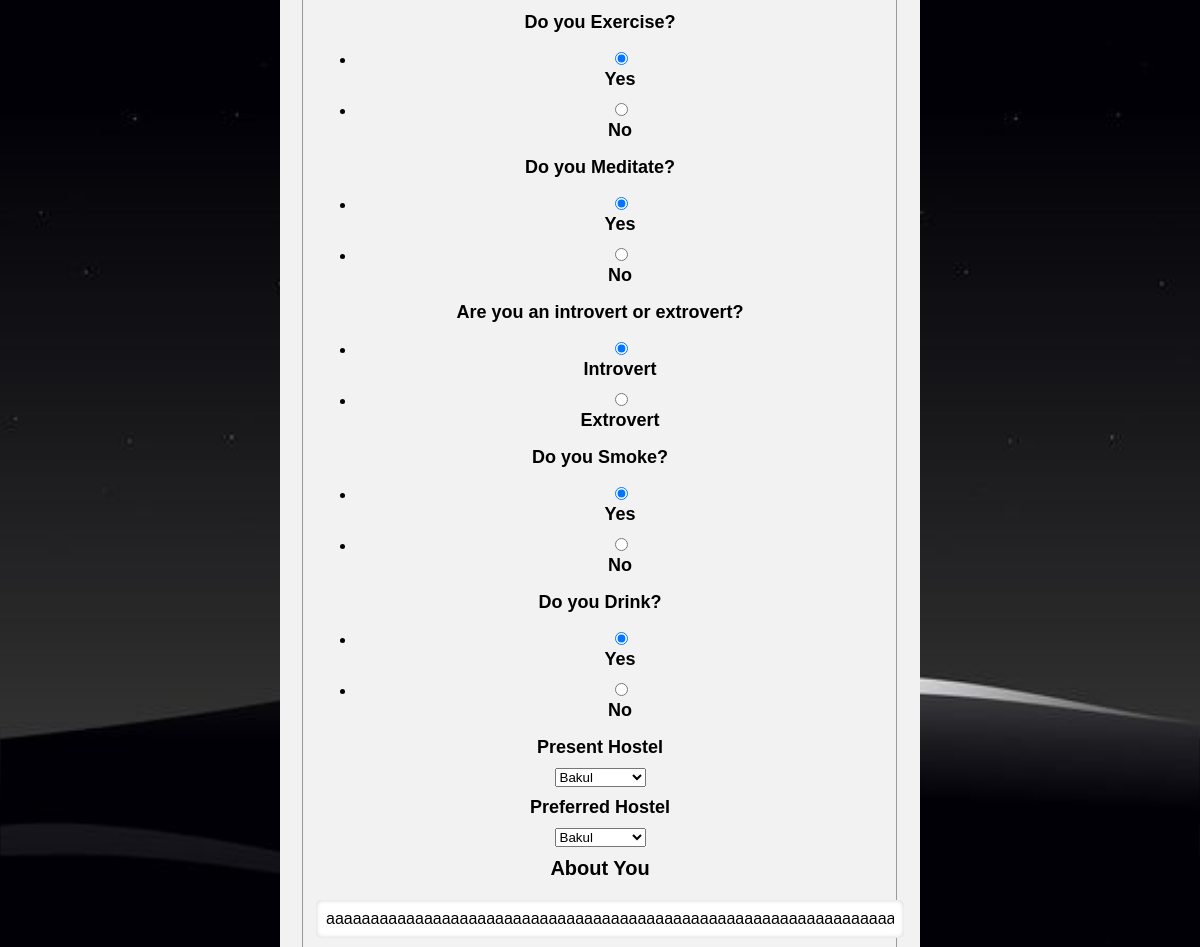
Before: /update (signed in, middle part) with the older database file.
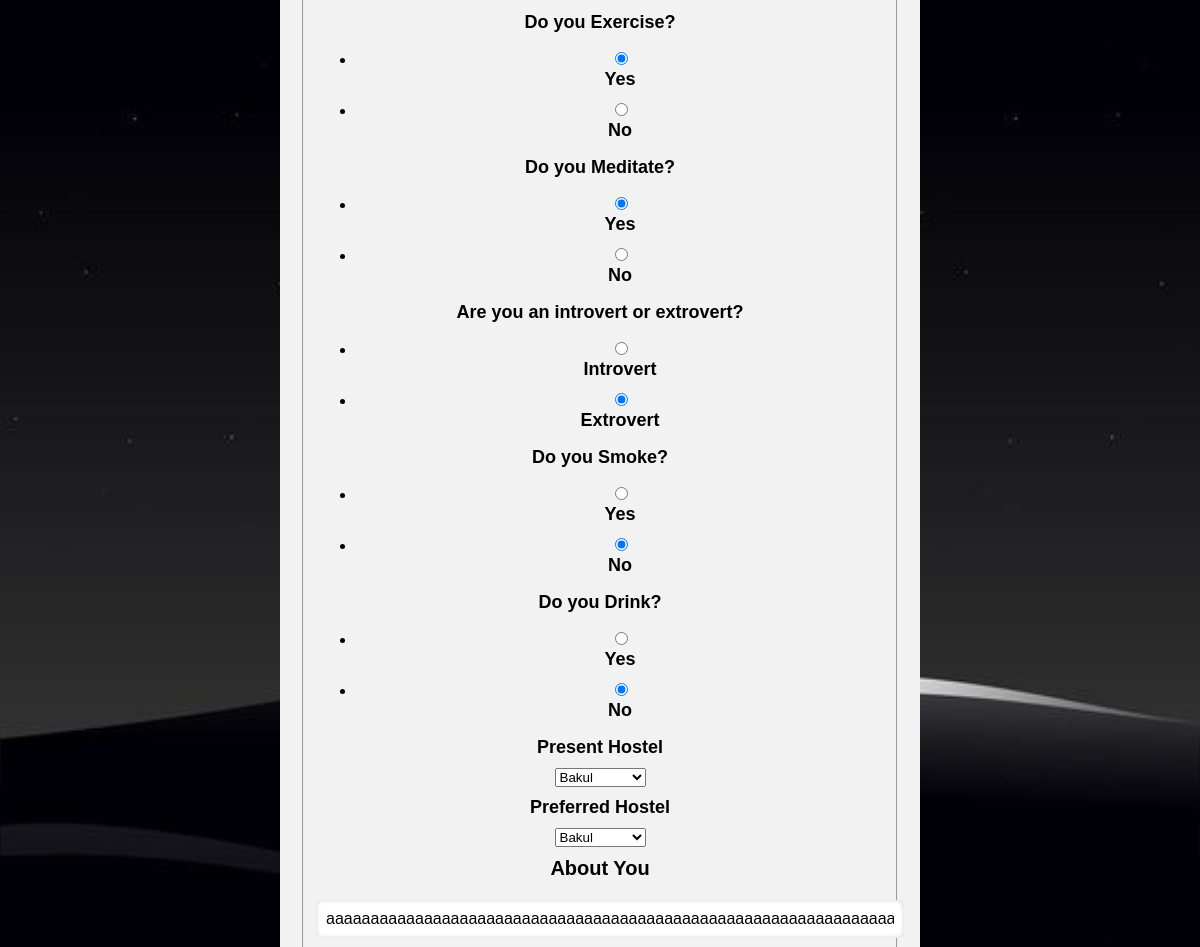
After: the same page with the newer database file.
### app.py (models this page shows, shortened)
class User(db.Model, UserMixin):
    id = db.Column(db.Integer, primary_key=True)
    name = db.Column(db.String(50), nullable=False)
    username = db.Column(db.String(20), unique=True, nullable=False)
    email = db.Column(db.String(120), unique=True, nullable=False)
    year = db.Column(db.String(3), nullable=False)
    course = db.Column(db.String(3), nullable=False)
    gender = db.Column(db.String(1), nullable=False)
    profile_photo = db.Column(db.String(20), nullable=False, default='default.jpg')
    have_breakfast = db.Column(db.String(1), nullable=False)
    exercise = db.Column(db.String(1), nullable=False)
    meditate = db.Column(db.String(1), nullable=False)
    intro_extro = db.Column(db.String(9), nullable=False)
    smoke = db.Column(db.String(1), nullable=False)
    drink = db.Column(db.String(1), nullable=False)
    present_hostel = db.Column(db.String(5), nullable=False)
    preferred_hostel = db.Column(db.String(5), nullable=False)
    password = db.Column(db.String(60), nullable=False)
    date_time = db.Column(db.DateTime, nullable=False, default=datetime.utcnow)
    content = db.Column(db.Text, nullable=False)
    roommate_pref1 = db.Column(db.Integer, nullable=False, default=-1)
    roommate_pref2 = db.Column(db.Integer, nullable=False, default=-1)
    roommate_pref3 = db.Column(db.Integer, nullable=False, default=-1)

### app.py (the view)
@app.route('/update', methods=['GET', 'POST'])
def update():
    form = UpdateForm()
    if form.validate_on_submit():
        if form.profile_photo.data:
            picture_file = save_profile_picture(form.profile_photo.data)
            current_user.profile_photo = picture_file
        current_user.name = form.name.data
        current_user.username = form.username.data
        current_user.email = form.email.data
        current_user.year = form.year.data
        current_user.course = form.course.data
        current_user.have_breakfast = form.have_breakfast.data
        current_user.exercise = form.exercise.data
        current_user.meditate = form.meditate.data
        current_user.intro_extro = form.intro_extro.data
        current_user.smoke = form.smoke.data
        current_user.drink = form.drink.data
        current_user.present_hostel = form.present_hostel.data
        current_user.preferred_hotel = form.preferred_hostel.data
        current_user.content = form.content.data
        db.session.commit()
        flash('Account Info successfully updated!', 'success')
        return redirect(url_for('user_info'))
    elif request.method == 'GET':
        form.name.data = current_user.name
        form.username.data = current_user.username
        form.email.data = current_user.email
        form.year.data = current_user.year
        form.course.data = current_user.course
        form.have_breakfast.data = current_user.have_breakfast
        form.exercise.data = current_user.exercise
        form.meditate.data = current_user.meditate
        form.intro_extro.data = current_user.intro_extro
        form.smoke.data = current_user.smoke
        form.drink.data = current_user.drink
        form.present_hostel.data = current_user.present_hostel
        form.preferred_hostel.data = current_user.preferred_hostel
        form.content.data = current_user.content
    image_file = current_user.profile_photo
    print(form.errors)
    return render_template('Forms/update.html', form=form, image_file=image_file)

### app.py (called while the page is built)
@login_manager.user_loader
def load_user(user_id):
    return User.query.get(int(user_id))

### templates/Forms/update.html (shortened to what the changed rows need)
{% extends "Layouts/form-layout.html" %}
{% block css %}
<link rel="stylesheet" type="text/css" href="{{ url_for('static', filename='CSS/signin.css') }}">
<link rel="stylesheet" type="text/css" href="{{ url_for('static', filename='CSS/index.css') }}">
<link rel="stylesheet" type="text/css" href="{{ url_for('static', filename='CSS/header-footer.css') }}">
<link rel="stylesheet" type="text/css" href="{{ url_for('static', filename='CSS/signup.css') }}">
{% endblock css %}
{% block content %}
    <div class="form-container">
        <form action="" method="POST" enctype="multipart/form-data">
            <fieldset>
                <div class="form-group">
                    {% if form.exercise.errors %}
                        {{ form.exercise(class="exercise-radio is-invalid") }}
                        <div class="invalid-feedback">
                            {% for error in form.exercise.errors %}
                                <span>{{ error }}</span>
                            {% endfor %}
                        </div>
                    {% else %}
                        {{ form.exercise(class="exercise-radio") }}
                    {% endif %}
                </div>
                <div class="form-group">
                    {% if form.meditate.errors %}
                        {{ form.meditate(class="meditate-radio is-invalid") }}
                        <div class="invalid-feedback">
                            {% for error in form.meditate.errors %}
                                <span>{{ error }}</span>
                            {% endfor %}
                        </div>
                    {% else %}
                        {{ form.meditate(class="meditate-radio") }}
                    {% endif %}
                </div>
                <div class="form-group">
                    {% if form.intro_extro.errors %}
                        {{ form.intro_extro(class="intro_extro-radio is-invalid") }}
                        <div class="invalid-feedback">
                            {% for error in form.intro-extro.errors %}
                                <span>{{ error }}</span>
                            {% endfor %}
                        </div>
                    {% else %}
                        {{ form.intro_extro(class="intro-extro-radio") }}
                    {% endif %}
                </div>
                <div class="form-group">
                    {% if form.smoke.errors %}
                        {{ form.smoke(class="smoke-radio is-invalid") }}
                        <div class="invalid-feedback">
                            {% for error in form.smoke.errors %}
                                <span>{{ error }}</span>
                            {% endfor %}
                        </div>
                    {% else %}
                        {{ form.smoke(class="smoke-radio") }}
                    {% endif %}
                </div>
                <div class="form-group">
                    {% if form.drink.errors %}
                        {{ form.drink(class="drink-radio is-invalid") }}
                        <div class="invalid-feedback">
                            {% for error in form.drink.errors %}
                                <span>{{ error }}</span>
                            {% endfor %}
                        </div>
                    {% else %}
                        {{ form.drink(class="drink-radio") }}
                    {% endif %}
                </div>
                <div class="form-group">
                    {{ form.present_hostel.label(class="present-hostel-dropdown") }}
                    {% if form.present_hostel.errors %}
                        {{ form.present_hostel(class="present_hostel-dropdown is-invalid") }}
                        <div class="invalid-feedback">
                            {% for error in form.present-hostel.errors %}
                                <span>{{ error }}</span>
                            {% endfor %}
                        </div>
                    {% else %}
                        {{ form.present_hostel(class="present-hostel-dropdown") }}
                    {% endif %}
                </div>
                <div class="form-group">
                    {{ form.preferred_hostel.label(class="preferred-hostel-label") }}
                    {% if form.preferred_hostel.errors %}
                        {{ form.preferred_hostel(class="preferred_hostel-dropdown is-invalid") }}
                        <div class="invalid-feedback">
                            {% for error in form.preferred-hostel.errors %}
                                <span>{{ error }}</span>
                            {% endfor %}
                        </div>
                    {% else %}
                        {{ form.preferred_hostel(class="preferred-hostel-dropdown") }}
                    {% endif %}
                </div>
                <div class="form-group">
                    {{ form.content.label(class="pass-label") }}
                    {% if form.content.errors %}
                        {{ form.content(class="content-textbox is-invalid") }}
                        <div class="invalid-feedback">
                            {% for error in form.content.errors %}
                                <span>{{ error }}</span>
                            {% endfor %}
                        </div>
                    {% else %}
                        {{ form.content(class="content-textbox") }}
                    {% endif %}
                </div>
            </fieldset>
        </form>
    </div>
{% endblock content %}

Changed rows visible on the page:
changed User "☑ Yes ☐ No": intro_extro "☑ Introvert ☐ Extrovert" → "☐ Introvert ☑ Extrovert"; smoke "☑ Yes ☐ No" → "☐ Yes ☑ No"; drink "☑ Yes ☐ No" → "☐ Yes ☑ No"
